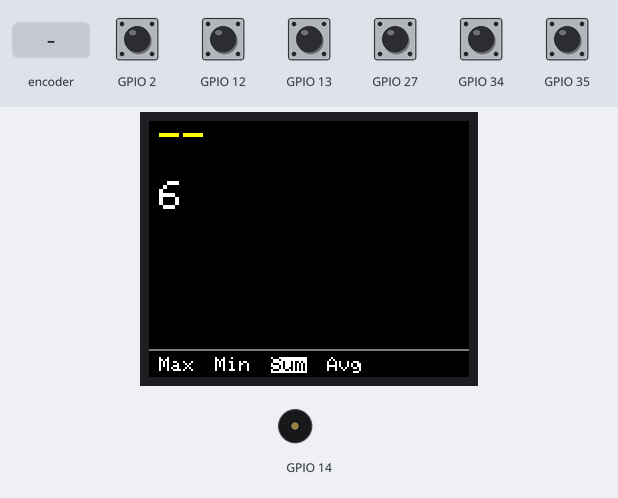
Bench run of a program on a simulated ESP32. On the bench: 160×128 colour display, buzzer (waves = sounding). Inputs (shaded band) come from the test bench; at power-on: GPIO 2, GPIO 12, GPIO 13, GPIO 27, GPIO 34, GPIO 35 HIGH. Random numbers use the default seed unless the program sets one; EEPROM starts erased; what the program prints to the serial monitor is not drawn.

Above: at 1.4 s.
1.5 s: rotary encoder on GPIO 34 / GPIO 12 turned 3 steps (first pin leading)
At 2.8 s:
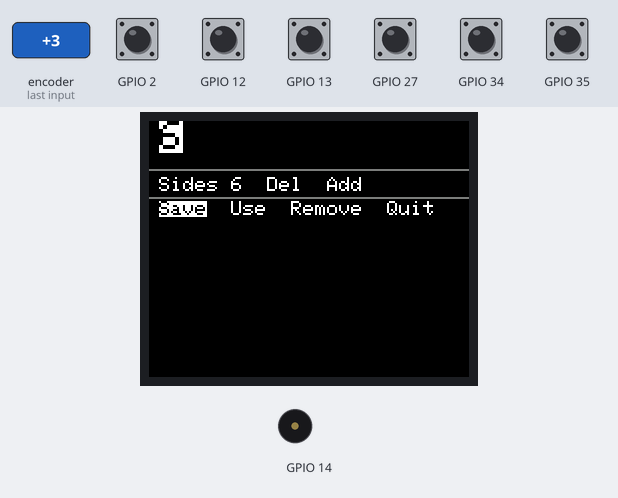
3.6 s: GPIO 27 pulled LOW for 0.15 s
At 4.1 s:
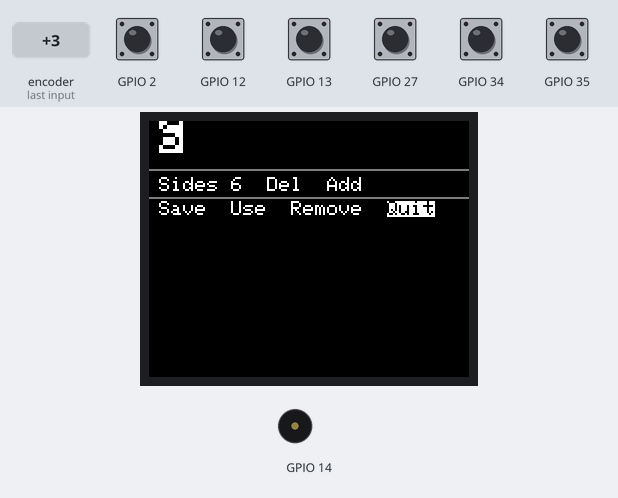
5.2 s: GPIO 27 pulled LOW for 1 s
At 6.3 s:
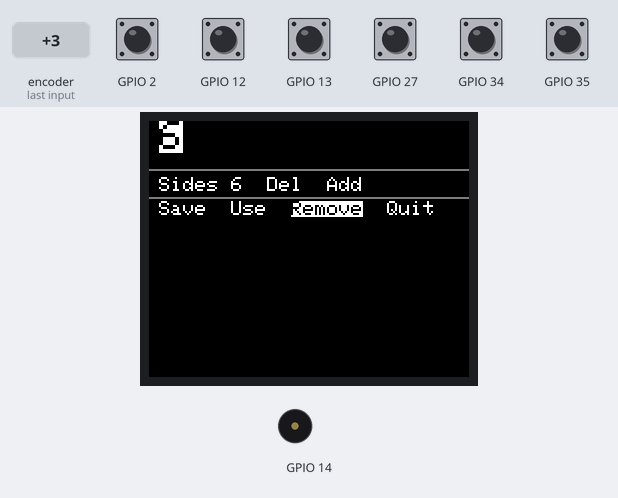
7.7 s: rotary encoder on GPIO 34 / GPIO 12 turned 1 step (first pin leading)
At 8.1 s:
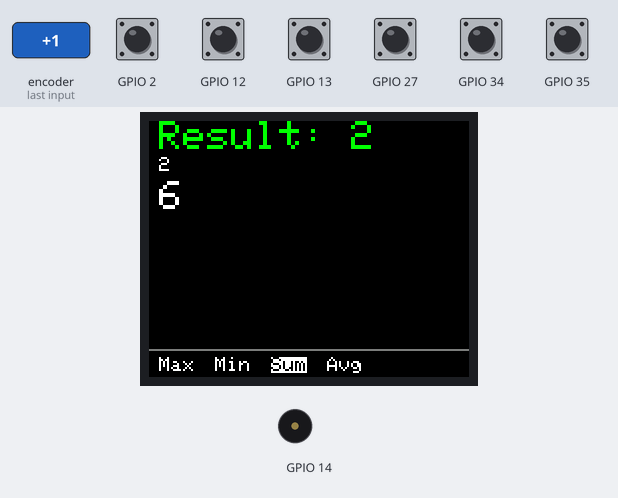
9.4 s: GPIO 35 pulled LOW for 0.15 s
At 10.6 s:
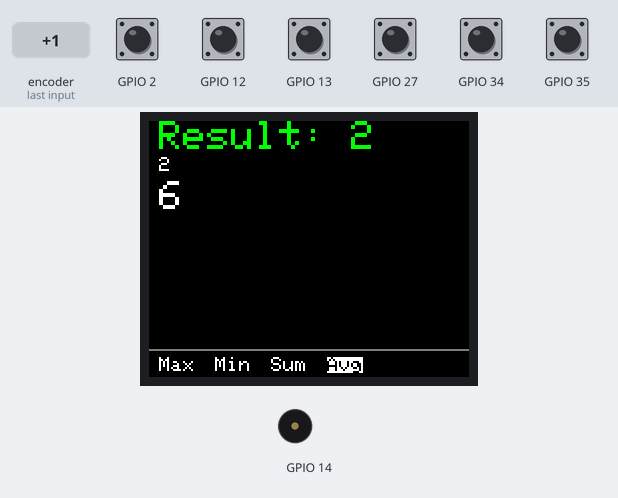
11.0 s: GPIO 2 pulled LOW for 0.15 s
At 12.0 s:
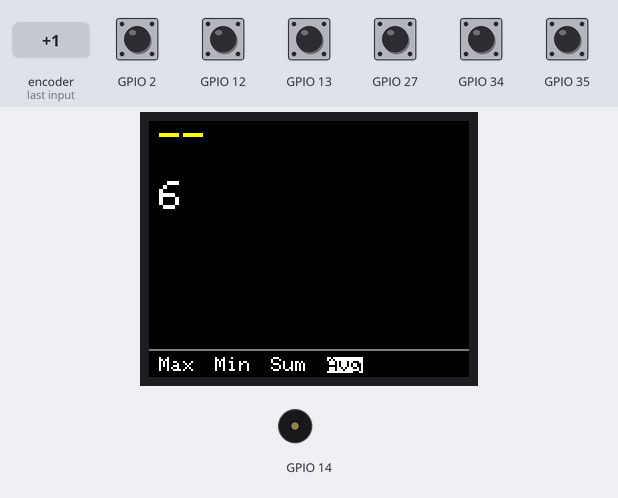
Timing chart, 0 to 13.6 s (numbered marks = the images above; inputs shaded):
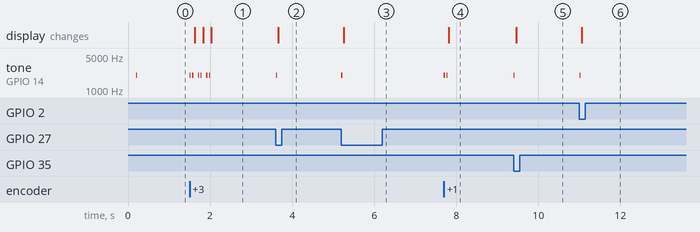

The program:

main.cpp
```cpp
// main.cpp
#include <Arduino.h>
#include "AppState.h"
#include "DisplayManager.h"
#include "InputManager.h"
#include "SoundManager.h"
#include "DiceEngine.h"
#include "ConfigManager.h"
#include "UIManager.h"
#include "constants.h"

// 全局状态实例

// 定义预设面数数组
const uint8_t SIDES_PRESET[SIDES_PRESET_COUNT] = {2, 4, 6, 8, 10, 12, 20, 100};

// 前向声明处理函数
void handleRollMode(InputEvent ev);
void handleConfigList(InputEvent ev);
void handleConfigDetail(InputEvent ev);

void setup()
{
    Serial.begin(115200);
    Serial.println("Dice Roller Starting...");

    Serial.println("Init Display...");
    DisplayManager::init();
    Serial.println("Init Input...");
    InputManager::init();
    Serial.println("Init Sound...");
    SoundManager::init();
    Serial.println("Load Config...");
    ConfigManager::loadAll();
    Serial.println("Config loaded");

    // 如果配置列表为空，创建一个默认配置（但 loadAll 已经做了）
    if (g_appState.configs.empty())
    {
        Serial.println("No configs, creating default...");
        DiceConfig def;
        def.name = "cfg1";
        def.dice.push_back({6});
        g_appState.configs.push_back(def);
        ConfigManager::saveConfig("cfg1", def.dice);
    }

    // 初始状态
    g_appState.mode = AppMode::Roll;
    g_appState.currentConfigIndex = 0;
    g_appState.selectedConfigIndex = 0;
    g_appState.hasRolled = false;
    g_appState.lastRollResult = 0;

    Serial.println("Drawing initial UI...");
    UIManager::draw(g_appState);
    Serial.println("Setup done.");

    // 测试蜂鸣器
    ledcWrite(0, 128);
    delay(20);
    ledcWrite(0, 0);
}

void loop()
{
    InputManager::scan();
    InputEvent ev = InputManager::getEvent();
    if (ev.action == ACTION_PRESS)
    {
        SoundManager::beep(30);
        // 根据当前模式分发
        switch (g_appState.mode)
        {
        case AppMode::Roll:
            handleRollMode(ev);
            break;
        case AppMode::ConfigList:
            handleConfigList(ev);
            break;
        case AppMode::ConfigDetail:
            handleConfigDetail(ev);
            break;
        }
        UIManager::draw(g_appState);
    }
    delay(10);
}

void handleRollMode(InputEvent ev)
{
    int m; // ✅ 在 switch 外声明
    switch (ev.key)
    {
    case KEY_LEFT:
        m = (int)g_appState.method;
        m = (m - 1 + 4) % 4;
        g_appState.method = (CountMethod)m;
        break;
    case KEY_RIGHT:
        m = (int)g_appState.method;
        m = (m + 1) % 4;
        g_appState.method = (CountMethod)m;
        break;
    case KEY_UP:
        // 切换配置（上一个），此处无需 m
        if (!g_appState.configs.empty())
        {
            g_appState.currentConfigIndex = (g_appState.currentConfigIndex - 1 + g_appState.configs.size()) % g_appState.configs.size();
            g_appState.hasRolled = false;
        }
        break;
    case KEY_DOWN:
        // 切换配置（下一个）
        if (!g_appState.configs.empty())
        {
            g_appState.currentConfigIndex = (g_appState.currentConfigIndex + 1) % g_appState.configs.size();
            g_appState.hasRolled = false;
        }
        break;
    case KEY_A:
    {
        // 投掷
        // const auto &cfg = g_appState.configs[g_appState.currentConfigIndex];
        // if (cfg.dice.empty())
        // {
        //     g_appState.lastRollResult = 0;
        //     g_appState.hasRolled = true;
        // }
        // else
        // {
        //     std::vector<int> results = DiceEngine::roll(cfg.dice);
        //     g_appState.lastRollResult = DiceEngine::compute(results, g_appState.method);
        //     g_appState.hasRolled = true;
        // }

        const auto &cfg = g_appState.configs[g_appState.currentConfigIndex];
        if (cfg.dice.empty())
        {
            g_appState.lastRollResult = 0;
            g_appState.lastRollDetails.clear();
            g_appState.hasRolled = true;
        }
        else
        {
            std::vector<int> results = DiceEngine::roll(cfg.dice);
            g_appState.lastRollResult = DiceEngine::compute(results, g_appState.method);
            g_appState.lastRollDetails = results; // 保存细节
            g_appState.hasRolled = true;
        }
    }
    break;
    case KEY_B:
        // 进入配置列表
        g_appState.mode = AppMode::ConfigList;
        g_appState.selectedConfigIndex = 0;
        break;
    default:
        break;
    }
}

void handleConfigList(InputEvent ev)
{
    switch (ev.key)
    {
    case KEY_UP:
        if (g_appState.selectedConfigIndex > 0)
        {
            g_appState.selectedConfigIndex--;
        }
        break;
    case KEY_DOWN:
    {
        int maxIndex = g_appState.configs.size(); // new + configs
        if (g_appState.selectedConfigIndex < maxIndex)
        {
            g_appState.selectedConfigIndex++;
        }
    }
    break;
    case KEY_A:
    {
        if (g_appState.selectedConfigIndex == 0)
        {
            // 新建配置
            DiceConfig newCfg;
            newCfg.name = ConfigManager::generateName();
            newCfg.dice.push_back({6}); // 默认D6
            g_appState.configs.push_back(newCfg);
            ConfigManager::saveConfig(newCfg.name, newCfg.dice);
            // 进入编辑该配置
            g_appState.editingConfigIndex = g_appState.configs.size() - 1;
            g_appState.detailDiceIndex = 0;
            g_appState.detailDiceOpIndex = 0;
            g_appState.detailConfigOpIndex = 0;
            g_appState.focus = FocusArea::DiceList;
            g_appState.mode = AppMode::ConfigDetail;
        }
        else
        {
            // 选中已存在的配置
            int cfgIndex = g_appState.selectedConfigIndex - 1;
            if (cfgIndex < (int)g_appState.configs.size())
            {
                g_appState.editingConfigIndex = cfgIndex;
                g_appState.detailDiceIndex = 0;
                g_appState.detailDiceOpIndex = 0;
                g_appState.detailConfigOpIndex = 0;
                g_appState.focus = FocusArea::DiceList;
                g_appState.mode = AppMode::ConfigDetail;
            }
        }
    }
    break;
    case KEY_B:
        // 返回投掷模式
        g_appState.mode = AppMode::Roll;
        break;
    default:
        break;
    }
}

void handleConfigDetail(InputEvent ev)
{
    // 确保编辑索引有效
    if (g_appState.editingConfigIndex < 0 || g_appState.editingConfigIndex >= (int)g_appState.configs.size())
    {
        // 无效，返回列表
        g_appState.mode = AppMode::ConfigList;
        return;
    }
    DiceConfig &cfg = g_appState.configs[g_appState.editingConfigIndex];

    switch (ev.key)
    {
    case KEY_B:
        // 切换焦点区域
        switch (g_appState.focus)
        {
        case FocusArea::DiceList:
            g_appState.focus = FocusArea::DiceOps;
            break;
        case FocusArea::DiceOps:
            g_appState.focus = FocusArea::ConfigOps;
            break;
        case FocusArea::ConfigOps:
            g_appState.focus = FocusArea::DiceList;
            break;
        }
        break;

    case KEY_LEFT:
        if (g_appState.focus == FocusArea::DiceList)
        {
            // 切换骰子
            if (cfg.dice.size() > 0)
            {
                g_appState.detailDiceIndex = (g_appState.detailDiceIndex - 1 + cfg.dice.size()) % cfg.dice.size();
            }
        }
        else if (g_appState.focus == FocusArea::DiceOps)
        {
            // 切换骰子操作
            g_appState.detailDiceOpIndex = (g_appState.detailDiceOpIndex - 1 + 3) % 3;
        }
        else if (g_appState.focus == FocusArea::ConfigOps)
        {
            // 切换配置操作
            g_appState.detailConfigOpIndex = (g_appState.detailConfigOpIndex - 1 + 4) % 4;
        }
        break;

    case KEY_RIGHT:
        if (g_appState.focus == FocusArea::DiceList)
        {
            if (cfg.dice.size() > 0)
            {
                g_appState.detailDiceIndex = (g_appState.detailDiceIndex + 1) % cfg.dice.size();
            }
        }
        else if (g_appState.focus == FocusArea::DiceOps)
        {
            g_appState.detailDiceOpIndex = (g_appState.detailDiceOpIndex + 1) % 3;
        }
        else if (g_appState.focus == FocusArea::ConfigOps)
        {
            g_appState.detailConfigOpIndex = (g_appState.detailConfigOpIndex + 1) % 4;
        }
        break;

    case KEY_UP:
        if (g_appState.focus == FocusArea::DiceOps && g_appState.detailDiceOpIndex == 0)
        {
            // 调整面数（增加）
            if (cfg.dice.size() > 0)
            {
                uint8_t cur = cfg.dice[g_appState.detailDiceIndex].sides;
                // 找到下一个更大的预设
                int nextIdx = -1;
                for (int i = 0; i < SIDES_PRESET_COUNT; i++)
                {
                    if (SIDES_PRESET[i] > cur)
                    {
                        nextIdx = i;
                        break;
                    }
                }
                if (nextIdx != -1)
                {
                    cfg.dice[g_appState.detailDiceIndex].sides = SIDES_PRESET[nextIdx];
                } // 否则保持最大
            }
        }
        break;

    case KEY_DOWN:
        if (g_appState.focus == FocusArea::DiceOps && g_appState.detailDiceOpIndex == 0)
        {
            // 调整面数（减小）
            if (cfg.dice.size() > 0)
            {
                uint8_t cur = cfg.dice[g_appState.detailDiceIndex].sides;
                int prevIdx = -1;
                for (int i = SIDES_PRESET_COUNT - 1; i >= 0; i--)
                {
                    if (SIDES_PRESET[i] < cur)
                    {
                        prevIdx = i;
                        break;
                    }
                }
                if (prevIdx != -1)
                {
                    cfg.dice[g_appState.detailDiceIndex].sides = SIDES_PRESET[prevIdx];
                } // 否则保持最小
            }
        }
        break;

    case KEY_A:
        // 执行当前焦点下的操作
        if (g_appState.focus == FocusArea::DiceOps)
        {
            switch (g_appState.detailDiceOpIndex)
            {
            case 0: // Sides
                break;
            case 1: // Del
                if (cfg.dice.size() > 1)
                {
                    cfg.dice.erase(cfg.dice.begin() + g_appState.detailDiceIndex);
                    if (g_appState.detailDiceIndex >= (int)cfg.dice.size())
                    {
                        g_appState.detailDiceIndex = cfg.dice.size() - 1;
                    }
                }
                break;
            case 2: // Add
                if (cfg.dice.size() < 16)
                {
                    cfg.dice.push_back({6});
                    g_appState.detailDiceIndex = cfg.dice.size() - 1;
                }
                else
                {
                    // 已达上限，蜂鸣两声提示
                    SoundManager::beep(30);
                    delay(30);
                    SoundManager::beep(30);
                }
                break;
            }
        }
        else if (g_appState.focus == FocusArea::ConfigOps)
        {
            switch (g_appState.detailConfigOpIndex)
            {
            case 0: // Save
                ConfigManager::saveConfig(cfg.name, cfg.dice);
                g_appState.mode = AppMode::ConfigList;
                break;
            case 1: // Use
                ConfigManager::saveConfig(cfg.name, cfg.dice);
                // 找到该配置在列表中的索引，设置为当前使用
                for (size_t i = 0; i < g_appState.configs.size(); i++)
                {
                    if (g_appState.configs[i].name == cfg.name)
                    {
                        g_appState.currentConfigIndex = i;
                        break;
                    }
                }
                g_appState.mode = AppMode::Roll;
                g_appState.hasRolled = false;
                break;
            case 2: // Remove
                ConfigManager::deleteConfig(cfg.name);
                // 从configs中移除
                for (auto it = g_appState.configs.begin(); it != g_appState.configs.end(); ++it)
                {
                    if (it->name == cfg.name)
                    {
                        g_appState.configs.erase(it);
                        break;
                    }
                }
                g_appState.mode = AppMode::ConfigList;
                // 调整选中索引
                if (g_appState.selectedConfigIndex > (int)g_appState.configs.size())
                {
                    g_appState.selectedConfigIndex = g_appState.configs.size();
                }
                break;
            case 3: // Quit
                g_appState.mode = AppMode::ConfigList;
                break;
            }
        }
        break;

    default:
        break;
    }
}
```

AppState.cpp
```cpp
// AppState.cpp
#include "AppState.h"

AppState g_appState;
```

AppState.h
```cpp
// AppState.h
#ifndef APP_STATE_H
#define APP_STATE_H

#include <vector>
#include <Arduino.h>
#include "constants.h"

// 单个骰子
struct Die
{
    uint8_t sides; // 面数: 2,4,6,8,10,12,20,100
};

// 配置 = 一组骰子
struct DiceConfig
{
    String name; // 内部标识，如 "cfg1"
    std::vector<Die> dice;
};

// 计数方式
enum class CountMethod
{
    Max,
    Min,
    Sum,
    Avg
};

// 应用模式
enum class AppMode
{
    Roll,
    ConfigList,
    ConfigDetail
};

// 配置详情中的焦点区域
enum class FocusArea
{
    DiceList, // 骰子区（左右切换骰子）
    DiceOps,  // 骰子操作区（Sides/Del/Add）
    ConfigOps // 配置操作区（Save/Use/Remove/Quit）
};

// 全局状态
struct AppState
{
    AppMode mode = AppMode::Roll;
    CountMethod method = CountMethod::Sum;

    // 配置列表
    std::vector<DiceConfig> configs;
    int currentConfigIndex = 0;  // 当前使用的配置索引（Roll模式）
    int selectedConfigIndex = 0; // 配置列表中选中的索引

    // 配置详情状态
    int detailDiceIndex = 0;     // 骰子区选中的骰子索引
    int detailDiceOpIndex = 0;   // 骰子操作区选中: 0=Sides, 1=Del, 2=Add
    int detailConfigOpIndex = 0; // 配置操作区选中: 0=Save, 1=Use, 2=Remove, 3=Quit
    FocusArea focus = FocusArea::DiceList;

    // 存储每个骰子的具体结果
    std::vector<int> lastRollDetails;

    // 投掷结果
    int lastRollResult = 0;
    bool hasRolled = false; // 是否已投掷过，用于显示“--”

    // 当前正在编辑的配置（在ConfigDetail中）的索引
    int editingConfigIndex = -1; // -1 表示新建
};

// 全局状态实例（extern）
extern AppState g_appState;

#endif
```

DiceEngine.cpp
```cpp
// DiceEngine.cpp
#include "DiceEngine.h"
#include <esp_random.h>

std::vector<int> DiceEngine::roll(const std::vector<Die>& dice) {
    std::vector<int> results;
    results.reserve(dice.size());
    for (const auto& d : dice) {
        // 生成 1 ~ sides 的随机数
        uint32_t r = esp_random();
        int val = (r % d.sides) + 1;
        results.push_back(val);
    }
    return results;
}

int DiceEngine::compute(const std::vector<int>& results, CountMethod method) {
    if (results.empty()) return 0;
    int sum = 0;
    int maxVal = results[0];
    int minVal = results[0];
    for (int v : results) {
        sum += v;
        if (v > maxVal) maxVal = v;
        if (v < minVal) minVal = v;
    }
    switch (method) {
        case CountMethod::Max: return maxVal;
        case CountMethod::Min: return minVal;
        case CountMethod::Sum: return sum;
        case CountMethod::Avg: return sum / results.size(); // 整数平均，截断
    }
    return sum;
}
```

DiceEngine.h
```cpp
// DiceEngine.h
#ifndef DICE_ENGINE_H
#define DICE_ENGINE_H

#include <vector>
#include "AppState.h"

class DiceEngine {
public:
    // 投掷一组骰子，返回每个骰子的结果
    static std::vector<int> roll(const std::vector<Die>& dice);
    // 根据计数方式计算最终结果
    static int compute(const std::vector<int>& results, CountMethod method);
};

#endif
```

DisplayManager.cpp
```cpp
// DisplayManager.cpp
#include "DisplayManager.h"

TFT_eSPI DisplayManager::tft = TFT_eSPI();

void DisplayManager::init() {
    tft.init();
    tft.setRotation(3);  // 与demo一致
    tft.fillScreen(TFT_BLACK);
    tft.setTextColor(TFT_WHITE, TFT_BLACK);
    tft.setTextSize(1);
    tft.setCursor(0, 0);
}

void DisplayManager::clear() {
    tft.fillScreen(TFT_BLACK);
}

void DisplayManager::drawText(int x, int y, int fontSize, const String& text,
                              uint16_t fgColor, uint16_t bgColor) {
    tft.setTextColor(fgColor, bgColor);
    tft.setTextSize(fontSize);
    // tft.setTextSize(1);
    tft.setCursor(x, y);
    tft.print(text);
}

void DisplayManager::drawLine(int x1, int y1, int x2, int y2, uint16_t color) {
    tft.drawLine(x1, y1, x2, y2, color);
}

void DisplayManager::drawRect(int x, int y, int w, int h, uint16_t color) {
    tft.drawRect(x, y, w, h, color);
}

void DisplayManager::fillRect(int x, int y, int w, int h, uint16_t color) {
    tft.fillRect(x, y, w, h, color);
}

void DisplayManager::drawHighlightedText(int x, int y, int fontSize, const String& text,
                                         bool highlight,
                                         uint16_t fgColor, uint16_t bgColor) {
    if (highlight) {
        // 反色：背景白，文字黑
        tft.setTextColor(TFT_BLACK, TFT_WHITE);
    } else {
        tft.setTextColor(fgColor, bgColor);
    }
    tft.setTextSize(fontSize);
    // tft.setTextSize(1);
    tft.setCursor(x, y);
    tft.print(text);
}

int DisplayManager::getTextWidth(const String& text, int fontSize) {
    // 字体1: 每个字符约 6x8 像素，字体2: 约 12x16 像素
    int charWidth = (fontSize == 1) ? 6 : 12;
    return text.length() * charWidth + 2; // 额外留一点余量
}

int DisplayManager::getTextHeight(int fontSize) {
    return (fontSize == 1) ? 8 : 16;
}
```

DisplayManager.h
```cpp
// DisplayManager.h
#ifndef DISPLAY_MANAGER_H
#define DISPLAY_MANAGER_H

#include <TFT_eSPI.h>
#include "constants.h"

class DisplayManager {
public:
    static void init();
    static void clear();
    static void drawText(int x, int y, int fontSize, const String& text,
                         uint16_t fgColor = COLOR_FG, uint16_t bgColor = COLOR_BG);
    static void drawLine(int x1, int y1, int x2, int y2, uint16_t color = COLOR_LINE);
    static void drawRect(int x, int y, int w, int h, uint16_t color = COLOR_FG);
    static void fillRect(int x, int y, int w, int h, uint16_t color);
    static void drawHighlightedText(int x, int y, int fontSize, const String& text,
                                    bool highlight,
                                    uint16_t fgColor = COLOR_FG,
                                    uint16_t bgColor = COLOR_BG);
    // 获取文本宽度（近似，用于居中）
    static int getTextWidth(const String& text, int fontSize);
    static int getTextHeight(int fontSize);

    // 获取屏幕尺寸
    static int width() { return SCREEN_WIDTH; }
    static int height() { return SCREEN_HEIGHT; }

private:
    static TFT_eSPI tft;
};

#endif
```

Source omitted: InputManager.cpp (3470 bytes), InputManager.h (513 bytes), SoundManager.cpp (499 bytes), SoundManager.h (259 bytes), UIManager.cpp (8999 bytes), UIManager.h (484 bytes), constants.h (1245 bytes), ConfigManager.cpp (4305 bytes), ConfigManager.h (712 bytes)

Measured:
- after the input at 1.5 s, tone on GPIO 14: silent → 2000 Hz at once, then repeats every 0.20 s: silent 0.04 s, 2000 Hz 0.03 s, silent 0.10 s, 2000 Hz 0.03 s, until it stays silent from 2.0 s; the display: first changes after 0.13 s (image 1 shows a later state)
- after the input at 3.6 s, tone on GPIO 14: silent → 2000 Hz at once, → silent 0.03 s later; the display: changes after 0.06 s (image 2)
- after the input at 5.2 s, tone on GPIO 14: silent → 2000 Hz at once, → silent 0.03 s later; the display: changes after 0.06 s (image 3)
- after the input at 7.7 s, tone on GPIO 14: alternates 2000 Hz for 0.03 s and silent for 0.04 s, 4 changes in all, then stays silent, starting at once; the display: changes after 0.12 s (image 4)
- after the input at 9.4 s, tone on GPIO 14: silent → 2000 Hz at once, → silent 0.03 s later; the display: changes after 0.06 s (image 5)
- after the input at 11.0 s, tone on GPIO 14: silent → 2000 Hz at once, → silent 0.03 s later; the display: changes after 0.06 s (image 6)
